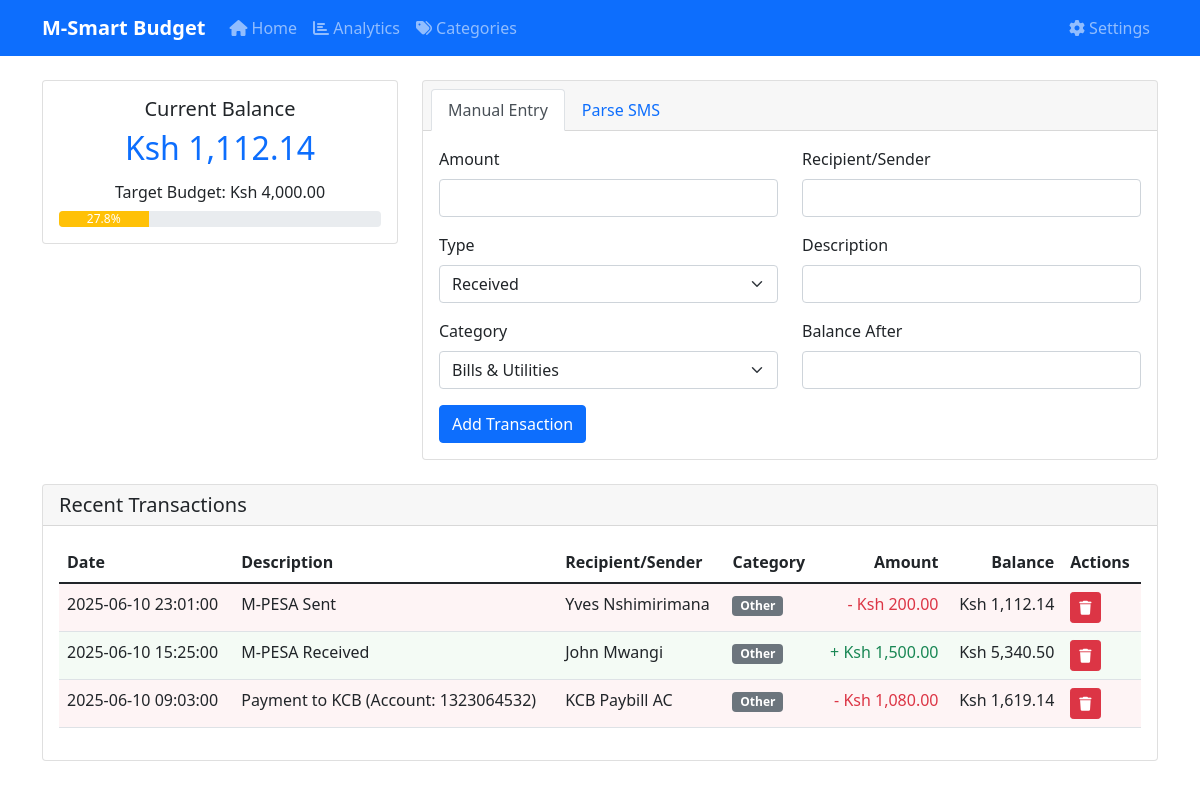
The page / on the database its author committed.
### tables this page shows
CREATE TABLE transactions (
            id INTEGER PRIMARY KEY AUTOINCREMENT,
            amount REAL,
            type TEXT,
            recipient TEXT,
            description TEXT,
            date TEXT,
            balance REAL
        , created_at TIMESTAMP, category_id INTEGER);

CREATE TABLE user_settings (
                id INTEGER PRIMARY KEY DEFAULT 1 CHECK (id = 1),
                target_budget REAL CHECK(target_budget >= 0),
                email TEXT CHECK(email LIKE '%_@__%.__%'),
                email_notifications INTEGER DEFAULT 1 CHECK(email_notifications IN (0, 1)),
                updated_at TIMESTAMP DEFAULT CURRENT_TIMESTAMP
            , password_hash TEXT);

CREATE TABLE categories (
                id INTEGER PRIMARY KEY AUTOINCREMENT,
                name TEXT UNIQUE NOT NULL,
                color TEXT NOT NULL DEFAULT '#6c757d',
                created_at TIMESTAMP DEFAULT CURRENT_TIMESTAMP
            );

### app.py (the view)
@app.route('/')
def index():
    with closing(get_db_connection()) as conn:
        c = conn.cursor()
        c.execute('''
            SELECT t.*, c.name as category_name, c.color
            FROM transactions t
            LEFT JOIN categories c ON t.category_id = c.id
            ORDER BY datetime(t.date) DESC
            LIMIT 50
        ''')
        transactions = c.fetchall()
        current_balance = 0
        if transactions:
            current_balance = transactions[0]['balance']
        c.execute("SELECT target_budget FROM user_settings WHERE id = 1")
        settings_row = c.fetchone()
        target_budget = settings_row['target_budget'] if settings_row and settings_row['target_budget'] else None
        c.execute("SELECT * FROM categories ORDER BY name")
        categories = c.fetchall()
        c.execute('''
            SELECT c.id, c.name, c.color, bg.monthly_limit,
                   COALESCE(SUM(CASE WHEN t.type IN ('paid', 'sent')
                                    AND strftime('%Y-%m', t.date) = strftime('%Y-%m', 'now')
                                    THEN t.amount ELSE 0 END), 0) as spent
            FROM categories c
            LEFT JOIN budget_goals bg ON c.id = bg.category_id
            LEFT JOIN transactions t ON t.category_id = c.id
            GROUP BY c.id, c.name, c.color, bg.monthly_limit
            HAVING bg.monthly_limit IS NOT NULL
        ''')
        budget_goals = c.fetchall()
    return render_template('index.html',
                         transactions=transactions,
                         current_balance=current_balance,
                         target_budget=target_budget,
                         categories=categories,
                         budget_goals=budget_goals)

### app.py (called while the page is built)
def get_db_connection():
    conn = sqlite3.connect(DB_NAME)
    conn.row_factory = sqlite3.Row
    return conn

### templates/index.html (shortened to what this page needs)
{% extends "base.html" %}
{% block content %}
<div class="row">
    <div class="col-md-4 mb-4">
        <div class="card">
            <div class="card-body text-center">
                <h5 class="card-title">Current Balance</h5>
                <h2 class="text-primary">Ksh {{ "{:,.2f}".format(current_balance) }}</h2>
                {% if target_budget %}
                <div class="mt-3">
                    <h6>Target Budget: Ksh {{ "{:,.2f}".format(target_budget) }}</h6>
                    <div class="progress mt-2">
                        {% set progress = (current_balance / target_budget * 100) if target_budget > 0 else 0 %}
                        <div class="progress-bar bg-{{ 'success' if progress >= 100 else 'warning' }}"
                             role="progressbar" style="width: {{ progress }}%">
                            {{ "%.1f"|format(progress) }}%
                        </div>
                    </div>
                </div>
                {% endif %}
            </div>
        </div>
    </div>
    <div class="col-md-8 mb-4">
        <div class="card">
            <div class="card-header">
                <ul class="nav nav-tabs card-header-tabs">
                    <li class="nav-item">
                        <a class="nav-link active" data-bs-toggle="tab" href="#manual">Manual Entry</a>
                    </li>
                    <li class="nav-item">
                        <a class="nav-link" data-bs-toggle="tab" href="#parse">Parse SMS</a>
                    </li>
                </ul>
            </div>
            <div class="card-body">
                <div class="tab-content">
                    <div class="tab-pane fade show active" id="manual">
                        <form method="POST" action="{{ url_for('add_transaction') }}">
                            <div class="row">
                                <div class="col-md-6">
                                    <div class="mb-3">
                                        <label class="form-label">Amount</label>
                                        <input type="number" step="0.01" class="form-control" name="amount" required>
                                    </div>
                                    <div class="mb-3">
                                        <label class="form-label">Type</label>
                                        <select class="form-select" name="type" required>
                                            <option value="received">Received</option>
                                        </select>
                                    </div>
                                    <div class="mb-3">
                                        <label class="form-label">Category</label>
                                        <select class="form-select" name="category_id" required>
                                            {% for category in categories %}
                                            <option value="{{ category.id }}">{{ category.name }}</option>
                                            {% endfor %}
                                        </select>
                                    </div>
                                </div>
                                <div class="col-md-6">
                                    <div class="mb-3">
                                        <label class="form-label">Recipient/Sender</label>
                                        <input type="text" class="form-control" name="recipient">
                                    </div>
                                    <div class="mb-3">
                                        <label class="form-label">Description</label>
                                        <input type="text" class="form-control" name="description">
                                    </div>
                                    <div class="mb-3">
                                        <label class="form-label">Balance After</label>
                                        <input type="number" step="0.01" class="form-control" name="balance" required>
                                    </div>
                                </div>
                            </div>
                            <button type="submit" class="btn btn-primary">Add Transaction</button>
                        </form>
                    </div>
                </div>
            </div>
        </div>
    </div>
</div>
<div class="card">
    <div class="card-header">
        <h5 class="mb-0">Recent Transactions</h5>
    </div>
    <div class="card-body">
        <div class="table-responsive">
            <table class="table table-hover">
                <thead>
                    <tr>
                        <th>Date</th>
                        <th>Description</th>
                        <th>Recipient/Sender</th>
                        <th>Category</th>
                        <th class="text-end">Amount</th>
                        <th class="text-end">Balance</th>
                        <th>Actions</th>
                    </tr>
                </thead>
                <tbody>
                    {% for transaction in transactions %}
                    <tr class="transaction-{{ 'income' if transaction.type == 'received' else 'expense' }}">
                        <td>{{ transaction.date }}</td>
                        <td>{{ transaction.description }}</td>
                        <td>{{ transaction.recipient }}</td>
                        <td>
                            <span class="badge" style="background-color: {{ transaction.color }}; color: white">
                                {{ transaction.category_name or 'Other' }}
                            </span>
                        </td>
                        <td class="text-end {{ 'text-success' if transaction.type == 'received' else 'text-danger' }}">
                            {{ '+' if transaction.type == 'received' else '-' }} Ksh {{ "{:,.2f}".format(transaction.amount) }}
                        </td>
                        <td class="text-end">Ksh {{ "{:,.2f}".format(transaction.balance) }}</td>
                        <td>
                            <form method="POST" action="{{ url_for('delete_transaction', transaction_id=transaction.id) }}"
                                  onsubmit="return confirm('Delete this transaction?')" style="display: inline;">
                                <button type="submit" class="btn btn-sm btn-danger">
                                    <i class="fas fa-trash"></i>
                                </button>
                            </form>
                        </td>
                    </tr>
                    {% endfor %}
                </tbody>
            </table>
        </div>
    </div>
</div>
{% endblock %}

### templates/base.html (style rules this page uses)
.transaction-income { background-color: rgba(40, 167, 69, 0.05); }
.transaction-expense { background-color: rgba(220, 53, 69, 0.05); }

### rows shown on the page
transactions: balance "1,112.14", type "-", amount "200.00"
user_settings: target_budget "4,000.00"
transactions: type "+", amount "1,500.00", balance "5,340.50"
transactions: type "-", amount "1,080.00", balance "1,619.14"

### other values the page prints
{{ "%.1f"|format(progress) }} "27.8"
form field category_id "Bills & Utilities"
